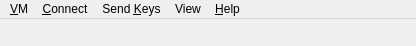
<?xml version="1.0" encoding="UTF-8"?>
<ui version="4.0">
 <author>Andrey Rijov</author>
 <class>Emulator_Control_Window</class>
 <widget class="QMainWindow" name="Emulator_Control_Window">
  <property name="geometry">
   <rect>
    <x>0</x>
    <y>0</y>
    <width>416</width>
    <height>46</height>
   </rect>
  </property>
  <property name="windowTitle">
   <string>Emulator Control</string>
  </property>
  <property name="windowIcon">
   <iconset resource="images.qrc">
    <normaloff>:/go.png</normaloff>:/go.png</iconset>
  </property>
  <widget class="QWidget" name="centralwidget">
   <property name="enabled">
    <bool>false</bool>
   </property>
   <property name="sizePolicy">
    <sizepolicy hsizetype="Fixed" vsizetype="Fixed">
     <horstretch>0</horstretch>
     <verstretch>0</verstretch>
    </sizepolicy>
   </property>
  </widget>
  <widget class="QMenuBar" name="menubar">
   <property name="geometry">
    <rect>
     <x>0</x>
     <y>0</y>
     <width>416</width>
     <height>30</height>
    </rect>
   </property>
   <widget class="QMenu" name="menuHelp">
    <property name="title">
     <string>&amp;Help</string>
    </property>
    <addaction name="actionAbout_Emulator_Control"/>
   </widget>
   <widget class="QMenu" name="menuVM">
    <property name="title">
     <string>&amp;VM</string>
    </property>
    <addaction name="actionSave_Screenshot"/>
    <addaction name="actionSave_Screenshot_As"/>
    <addaction name="separator"/>
    <addaction name="actionSave_VM"/>
    <addaction name="separator"/>
    <addaction name="actionManage_Snapshots"/>
    <addaction name="separator"/>
    <addaction name="actionCommit"/>
    <addaction name="separator"/>
    <addaction name="actionPause_VM"/>
    <addaction name="actionPower_Off"/>
    <addaction name="actionReset_VM"/>
    <addaction name="separator"/>
    <addaction name="actionQEMU_Monitor"/>
    <addaction name="separator"/>
    <addaction name="actionQuit"/>
   </widget>
   <widget class="QMenu" name="menuSend_Keys">
    <property name="title">
     <string>Send &amp;Keys</string>
    </property>
    <widget class="QMenu" name="menuCtrl_Alt_F">
     <property name="title">
      <string>Ctrl-Alt-&amp;F#</string>
     </property>
     <property name="icon">
      <iconset resource="images.qrc">
       <normaloff>:/key.png</normaloff>:/key.png</iconset>
     </property>
     <addaction name="actionCtrl_Alt_F1"/>
     <addaction name="actionCtrl_Alt_F2"/>
     <addaction name="actionCtrl_Alt_F3"/>
     <addaction name="actionCtrl_Alt_F4"/>
     <addaction name="actionCtrl_Alt_F5"/>
     <addaction name="actionCtrl_Alt_F6"/>
     <addaction name="actionCtrl_Alt_F7"/>
     <addaction name="actionCtrl_Alt_F8"/>
     <addaction name="actionCtrl_Alt_F9"/>
     <addaction name="actionCtrl_Alt_F10"/>
     <addaction name="actionCtrl_Alt_F11"/>
     <addaction name="actionCtrl_Alt_F12"/>
    </widget>
    <addaction name="actionCtrl_Alt_Delete"/>
    <addaction name="menuCtrl_Alt_F"/>
    <addaction name="actionCtrl_Alt_Backspace"/>
    <addaction name="actionOther_Keys"/>
    <addaction name="actionClipboard"/>
   </widget>
   <widget class="QMenu" name="menuConnect">
    <property name="title">
     <string>&amp;Connect</string>
    </property>
    <widget class="QMenu" name="menuFloppy_B">
     <property name="title">
      <string>Floppy &amp;B</string>
     </property>
     <property name="icon">
      <iconset resource="images.qrc">
       <normaloff>:/fdd.png</normaloff>:/fdd.png</iconset>
     </property>
     <widget class="QMenu" name="menuFD1_Recent_Files">
      <property name="title">
       <string>&amp;Recent Files</string>
      </property>
     </widget>
     <addaction name="actionFD1_dev_fd0"/>
     <addaction name="actionFD1_dev_null"/>
     <addaction name="menuFD1_Recent_Files"/>
     <addaction name="actionFD1_Other"/>
     <addaction name="separator"/>
     <addaction name="actionFD1_Eject"/>
    </widget>
    <widget class="QMenu" name="menuFloppy_A">
     <property name="title">
      <string>Floppy &amp;A</string>
     </property>
     <property name="icon">
      <iconset resource="images.qrc">
       <normaloff>:/fdd.png</normaloff>:/fdd.png</iconset>
     </property>
     <widget class="QMenu" name="menuFD0_Recent_Files">
      <property name="title">
       <string>&amp;Recent Files</string>
      </property>
     </widget>
     <addaction name="actionFD0_dev_fd0"/>
     <addaction name="actionFD0_dev_null"/>
     <addaction name="menuFD0_Recent_Files"/>
     <addaction name="actionFD0_Other"/>
     <addaction name="separator"/>
     <addaction name="actionFD0_Eject"/>
    </widget>
    <widget class="QMenu" name="menuUSB">
     <property name="title">
      <string>&amp;USB</string>
     </property>
     <property name="icon">
      <iconset resource="images.qrc">
       <normaloff>:/usb.png</normaloff>:/usb.png</iconset>
     </property>
     <widget class="QMenu" name="menuUSB_Connect">
      <property name="title">
       <string>&amp;Connect</string>
      </property>
      <property name="icon">
       <iconset resource="images.qrc">
        <normaloff>:/connect.png</normaloff>:/connect.png</iconset>
      </property>
      <addaction name="actionUSB_Update_Device_List"/>
      <addaction name="separator"/>
     </widget>
     <widget class="QMenu" name="menuDisconnect">
      <property name="title">
       <string>&amp;Disconnect</string>
      </property>
      <property name="icon">
       <iconset resource="images.qrc">
        <normaloff>:/disconnect.png</normaloff>:/disconnect.png</iconset>
      </property>
      <addaction name="actionUSB_Disconnect_All_Devices"/>
      <addaction name="actionBy_Bus_Address"/>
      <addaction name="separator"/>
     </widget>
     <addaction name="menuUSB_Connect"/>
     <addaction name="menuDisconnect"/>
    </widget>
    <widget class="QMenu" name="menuCD_ROM">
     <property name="title">
      <string>&amp;CD-ROM</string>
     </property>
     <property name="icon">
      <iconset resource="images.qrc">
       <normaloff>:/cdrom.png</normaloff>:/cdrom.png</iconset>
     </property>
     <widget class="QMenu" name="menuCDROM_Recent_Files">
      <property name="title">
       <string>&amp;Recent Files</string>
      </property>
     </widget>
     <addaction name="actionCDROM_dev_cdrom"/>
     <addaction name="actionCDROM_dev_null"/>
     <addaction name="separator"/>
     <addaction name="menuCDROM_Recent_Files"/>
     <addaction name="actionCDROM_Other"/>
     <addaction name="separator"/>
     <addaction name="actionCDROM_Eject"/>
    </widget>
    <addaction name="menuFloppy_A"/>
    <addaction name="menuFloppy_B"/>
    <addaction name="menuCD_ROM"/>
    <addaction name="menuUSB"/>
   </widget>
   <widget class="QMenu" name="menuView">
    <property name="title">
     <string>View</string>
    </property>
    <addaction name="actionDisplay_Scaling"/>
    <addaction name="actionFullscreen_Mode"/>
    <addaction name="actionReinit_VNC"/>
   </widget>
   <addaction name="menuVM"/>
   <addaction name="menuConnect"/>
   <addaction name="menuSend_Keys"/>
   <addaction name="menuView"/>
   <addaction name="menuHelp"/>
  </widget>
  <action name="actionSave_Screenshot">
   <property name="icon">
    <iconset resource="images.qrc">
     <normaloff>:/save.png</normaloff>:/save.png</iconset>
   </property>
   <property name="text">
    <string>Save Screens&amp;hot</string>
   </property>
  </action>
  <action name="actionSave_VM">
   <property name="icon">
    <iconset resource="images.qrc">
     <normaloff>:/save.png</normaloff>:/save.png</iconset>
   </property>
   <property name="text">
    <string>&amp;Save VM</string>
   </property>
  </action>
  <action name="actionLoad_VM">
   <property name="icon">
    <iconset resource="images.qrc">
     <normaloff>:/open-file.png</normaloff>:/open-file.png</iconset>
   </property>
   <property name="text">
    <string>&amp;Load VM</string>
   </property>
   <property name="shortcut">
    <string>Ctrl+O</string>
   </property>
  </action>
  <action name="actionPause_VM">
   <property name="icon">
    <iconset resource="images.qrc">
     <normaloff>:/pause.png</normaloff>:/pause.png</iconset>
   </property>
   <property name="text">
    <string>&amp;Pause VM</string>
   </property>
  </action>
  <action name="actionQuit">
   <property name="icon">
    <iconset resource="images.qrc">
     <normaloff>:/exit.png</normaloff>:/exit.png</iconset>
   </property>
   <property name="text">
    <string>&amp;Quit</string>
   </property>
  </action>
  <action name="actionSave_VM_State_As">
   <property name="icon">
    <iconset resource="images.qrc">
     <normaloff>:/save-as.png</normaloff>:/save-as.png</iconset>
   </property>
   <property name="text">
    <string>Save VM S&amp;tate...</string>
   </property>
  </action>
  <action name="actionLoad_VM_State">
   <property name="icon">
    <iconset resource="images.qrc">
     <normaloff>:/open-file.png</normaloff>:/open-file.png</iconset>
   </property>
   <property name="text">
    <string>Load VM St&amp;ate...</string>
   </property>
  </action>
  <action name="actionReset_VM">
   <property name="icon">
    <iconset resource="images.qrc">
     <normaloff>:/restart.png</normaloff>:/restart.png</iconset>
   </property>
   <property name="text">
    <string>&amp;Reset VM</string>
   </property>
  </action>
  <action name="actionPower_Off">
   <property name="icon">
    <iconset resource="images.qrc">
     <normaloff>:/stop.png</normaloff>:/stop.png</iconset>
   </property>
   <property name="text">
    <string>Power &amp;Off</string>
   </property>
  </action>
  <action name="actionCommit">
   <property name="icon">
    <iconset resource="images.qrc">
     <normaloff>:/save-all.png</normaloff>:/save-all.png</iconset>
   </property>
   <property name="text">
    <string>&amp;Commit</string>
   </property>
  </action>
  <action name="actionCtrl_Alt_Delete">
   <property name="icon">
    <iconset resource="images.qrc">
     <normaloff>:/key.png</normaloff>:/key.png</iconset>
   </property>
   <property name="text">
    <string>Ctrl-Alt-&amp;Delete</string>
   </property>
  </action>
  <action name="actionCtrl_Alt_F1">
   <property name="text">
    <string>&amp;1</string>
   </property>
  </action>
  <action name="actionCtrl_Alt_F2">
   <property name="text">
    <string>&amp;2</string>
   </property>
  </action>
  <action name="actionCtrl_Alt_F3">
   <property name="text">
    <string>&amp;3</string>
   </property>
  </action>
  <action name="actionCtrl_Alt_F4">
   <property name="text">
    <string>&amp;4</string>
   </property>
  </action>
  <action name="actionCtrl_Alt_F5">
   <property name="text">
    <string>&amp;5</string>
   </property>
  </action>
  <action name="actionCtrl_Alt_F6">
   <property name="text">
    <string>&amp;6</string>
   </property>
  </action>
  <action name="actionCtrl_Alt_F7">
   <property name="text">
    <string>&amp;7</string>
   </property>
  </action>
  <action name="actionCtrl_Alt_F8">
   <property name="text">
    <string>&amp;8</string>
   </property>
  </action>
  <action name="actionCtrl_Alt_F9">
   <property name="text">
    <string>&amp;9</string>
   </property>
  </action>
  <action name="actionCtrl_Alt_F10">
   <property name="text">
    <string>1&amp;0</string>
   </property>
  </action>
  <action name="actionCtrl_Alt_F11">
   <property name="text">
    <string>11</string>
   </property>
  </action>
  <action name="actionCtrl_Alt_F12">
   <property name="text">
    <string>12</string>
   </property>
  </action>
  <action name="actionFD0_dev_fd0">
   <property name="icon">
    <iconset resource="images.qrc">
     <normaloff>:/fdd.png</normaloff>:/fdd.png</iconset>
   </property>
   <property name="text">
    <string>/&amp;dev/fd0</string>
   </property>
  </action>
  <action name="actionFD0_dev_null">
   <property name="text">
    <string>/dev/&amp;null</string>
   </property>
  </action>
  <action name="actionFD0_Other">
   <property name="icon">
    <iconset resource="images.qrc">
     <normaloff>:/open-file.png</normaloff>:/open-file.png</iconset>
   </property>
   <property name="text">
    <string>&amp;Other...</string>
   </property>
  </action>
  <action name="actionFD0_Eject">
   <property name="icon">
    <iconset resource="images.qrc">
     <normaloff>:/eject.png</normaloff>:/eject.png</iconset>
   </property>
   <property name="text">
    <string>&amp;Eject</string>
   </property>
  </action>
  <action name="actionUSB_Update_Device_List">
   <property name="text">
    <string>&amp;Update Device List</string>
   </property>
  </action>
  <action name="actionAbout_Emulator_Control">
   <property name="icon">
    <iconset resource="images.qrc">
     <normaloff>:/about.png</normaloff>:/about.png</iconset>
   </property>
   <property name="text">
    <string>&amp;About Emulator Control...</string>
   </property>
  </action>
  <action name="actionFD1_dev_fd0">
   <property name="icon">
    <iconset resource="images.qrc">
     <normaloff>:/fdd.png</normaloff>:/fdd.png</iconset>
   </property>
   <property name="text">
    <string>/&amp;dev/fd0</string>
   </property>
  </action>
  <action name="actionFD1_Other">
   <property name="icon">
    <iconset resource="images.qrc">
     <normaloff>:/open-file.png</normaloff>:/open-file.png</iconset>
   </property>
   <property name="text">
    <string>&amp;Other...</string>
   </property>
  </action>
  <action name="actionFD1_Eject">
   <property name="icon">
    <iconset resource="images.qrc">
     <normaloff>:/eject.png</normaloff>:/eject.png</iconset>
   </property>
   <property name="text">
    <string>&amp;Eject</string>
   </property>
  </action>
  <action name="actionFD1_dev_null">
   <property name="text">
    <string>/dev/&amp;null</string>
   </property>
  </action>
  <action name="actionCDROM_dev_cdrom">
   <property name="icon">
    <iconset resource="images.qrc">
     <normaloff>:/cdrom.png</normaloff>:/cdrom.png</iconset>
   </property>
   <property name="text">
    <string>/&amp;dev/cdrom</string>
   </property>
  </action>
  <action name="actionCDROM_Other">
   <property name="icon">
    <iconset resource="images.qrc">
     <normaloff>:/open-file.png</normaloff>:/open-file.png</iconset>
   </property>
   <property name="text">
    <string>&amp;Other...</string>
   </property>
  </action>
  <action name="actionCDROM_Eject">
   <property name="icon">
    <iconset resource="images.qrc">
     <normaloff>:/eject.png</normaloff>:/eject.png</iconset>
   </property>
   <property name="text">
    <string>&amp;Eject</string>
   </property>
  </action>
  <action name="actionSave_Screenshot_As">
   <property name="icon">
    <iconset resource="images.qrc">
     <normaloff>:/save-as.png</normaloff>:/save-as.png</iconset>
   </property>
   <property name="text">
    <string>Sa&amp;ve Screenshot As...</string>
   </property>
  </action>
  <action name="actionCDROM_dev_null">
   <property name="text">
    <string>/dev/&amp;null</string>
   </property>
  </action>
  <action name="actionUSB_Disconnect_All_Devices">
   <property name="text">
    <string>&amp;All Devices</string>
   </property>
  </action>
  <action name="actionOther_Keys">
   <property name="icon">
    <iconset resource="images.qrc">
     <normaloff>:/key.png</normaloff>:/key.png</iconset>
   </property>
   <property name="text">
    <string>&amp;Other Keys...</string>
   </property>
  </action>
  <action name="actionQEMU_Monitor">
   <property name="icon">
    <iconset resource="images.qrc">
     <normaloff>:/terminal.png</normaloff>:/terminal.png</iconset>
   </property>
   <property name="text">
    <string>QEMU/KVM &amp;Monitor</string>
   </property>
  </action>
  <action name="actionCtrl_Alt_Backspace">
   <property name="icon">
    <iconset resource="images.qrc">
     <normaloff>:/key.png</normaloff>:/key.png</iconset>
   </property>
   <property name="text">
    <string>&amp;Ctrl-Alt-Backspace</string>
   </property>
  </action>
  <action name="actionSerial_Null">
   <property name="text">
    <string>null (/dev/null)</string>
   </property>
  </action>
  <action name="actionStdio_Standard_In_Out">
   <property name="text">
    <string>stdio (Standard In Out)</string>
   </property>
  </action>
  <action name="actionSerial_Other">
   <property name="text">
    <string>Other...</string>
   </property>
  </action>
  <action name="action_Serial_ttyS0">
   <property name="text">
    <string>/dev/ttyS0</string>
   </property>
  </action>
  <action name="actionParport_Other">
   <property name="text">
    <string>Other...</string>
   </property>
  </action>
  <action name="actionParport_Null">
   <property name="text">
    <string>null (/dev/null)</string>
   </property>
  </action>
  <action name="actionBy_Bus_Address">
   <property name="text">
    <string>&amp;By Bus.Address</string>
   </property>
  </action>
  <action name="actionManage_Snapshots">
   <property name="icon">
    <iconset resource="images.qrc">
     <normaloff>:/clock.png</normaloff>:/clock.png</iconset>
   </property>
   <property name="text">
    <string>Ma&amp;nage Snapshots</string>
   </property>
  </action>
  <action name="actionD">
   <property name="text">
    <string>d</string>
   </property>
  </action>
  <action name="actionDisplay_Scaling">
   <property name="checkable">
    <bool>true</bool>
   </property>
   <property name="icon">
    <iconset resource="images.qrc">
     <normaloff>:/scale.png</normaloff>:/scale.png</iconset>
   </property>
   <property name="text">
    <string>&amp;Display Scaling</string>
   </property>
  </action>
  <action name="actionFullscreen_Mode">
   <property name="checkable">
    <bool>true</bool>
   </property>
   <property name="icon">
    <iconset resource="images.qrc">
     <normaloff>:/fullscreen.png</normaloff>:/fullscreen.png</iconset>
   </property>
   <property name="text">
    <string>&amp;Fullscreen Mode</string>
   </property>
   <property name="shortcut">
    <string>Ctrl+Alt+F</string>
   </property>
  </action>
  <action name="actionShow_Status_Bar">
   <property name="checkable">
    <bool>true</bool>
   </property>
   <property name="text">
    <string>Show Status Bar</string>
   </property>
  </action>
  <action name="actionReinit_VNC">
   <property name="icon">
    <iconset resource="images.qrc">
     <normaloff>:/bug.png</normaloff>:/bug.png</iconset>
   </property>
   <property name="text">
    <string>&amp;Reinit VNC</string>
   </property>
  </action>
  <action name="actionA">
   <property name="text">
    <string>a</string>
   </property>
  </action>
  <action name="actionA_2">
   <property name="text">
    <string>a</string>
   </property>
  </action>
  <action name="actionClipboard">
   <property name="icon">
    <iconset resource="images.qrc">
     <normaloff>:/key.png</normaloff>:/key.png</iconset>
   </property>
   <property name="text">
    <string>C&amp;lipboard</string>
   </property>
  </action>
 </widget>
 <resources>
  <include location="images.qrc"/>
 </resources>
 <connections/>
</ui>
